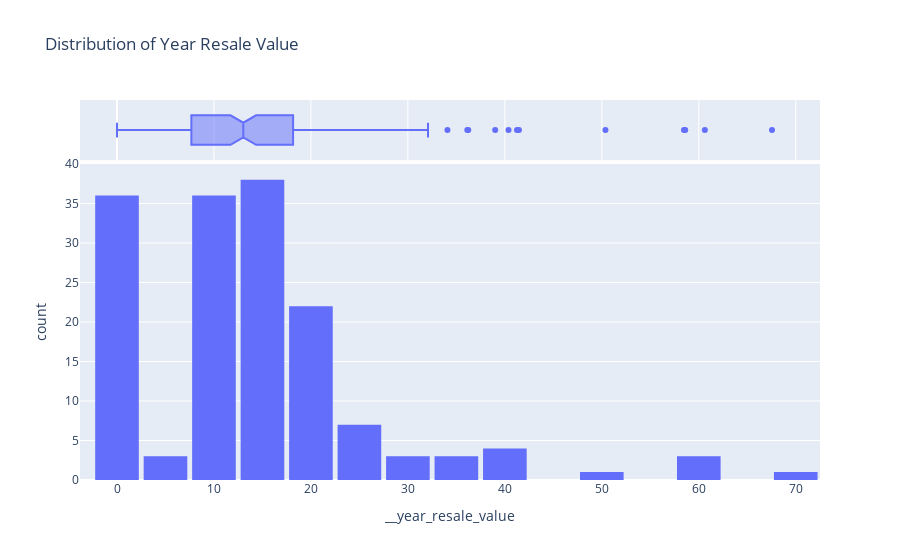

The notebook cell this image was saved under:
### Code cell
fig=px.histogram(carSales,
                 x="__year_resale_value",
                 marginal="box",
                 title='Distribution of Year Resale Value',
    )
fig.update_layout(bargap=0.1)
fig.show()

### Figure 1 — Plotly figure (JSON) as saved in the notebook; plotly's stock layout.template omitted (floating-point values rounded to 4 significant figures; data arrays with more than 128 entries replaced by an {"elided": "..."} marker saying what was removed)
{"data": [{"alignmentgroup": "True", "bingroup": "x", "hovertemplate": "__year_resale_value=%{x}<br>count=%{y}<extra></extra>", "legendgroup": "", "marker": {"color": "#636efa", "pattern": {"shape": ""}}, "name": "", "offsetgroup": "", "orientation": "v", "showlegend": false, "type": "histogram", "x": {"elided": "157 float values"}, "xaxis": "x", "yaxis": "y"}, {"alignmentgroup": "True", "hovertemplate": "__year_resale_value=%{x}<extra></extra>", "legendgroup": "", "marker": {"color": "#636efa"}, "name": "", "notched": true, "offsetgroup": "", "showlegend": false, "type": "box", "x": {"elided": "157 float values"}, "xaxis": "x2", "yaxis": "y2"}], "layout": {"bargap": 0.1, "barmode": "relative", "legend": {"tracegroupgap": 0}, "title": {"text": "Distribution of Year Resale Value"}, "xaxis": {"anchor": "y", "domain": [0.0, 1.0], "title": {"text": "__year_resale_value"}}, "xaxis2": {"anchor": "y2", "domain": [0.0, 1.0], "matches": "x", "showgrid": true, "showticklabels": false}, "yaxis": {"anchor": "x", "domain": [0.0, 0.8316], "title": {"text": "count"}}, "yaxis2": {"anchor": "x2", "domain": [0.8416, 1.0], "matches": "y2", "showgrid": false, "showline": false, "showticklabels": false, "ticks": ""}}}
